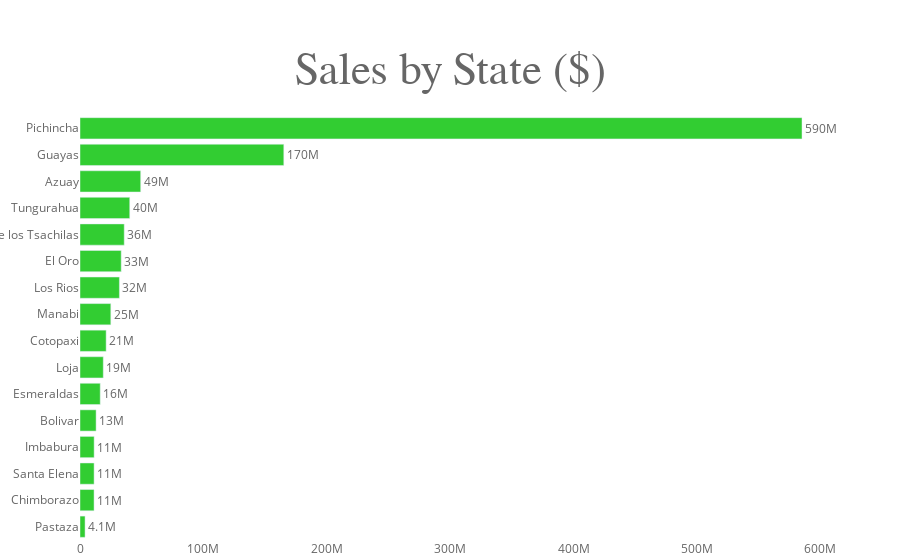

Write notebook code for a chart like this one.
### Markdown cell above
### Where are located the stores with the highest sales?

### Code cell
by_state = train_data.groupby(["state"]).sum().sort_values(by="sales", ascending=True)
by_state.index = by_state.index.astype(str)

fig = go.Figure(go.Bar(y=by_state.index, x=by_state.sales, 
                       orientation="h", marker_color="limegreen",
                       text=by_state.sales, textposition="outside", texttemplate='%{text:.2s}'))
fig.update_layout(template=custom_template_go,
                    margin=dict(b=20,r=60,l=80,t=115),
                    title={'text': "<span style='font-size:45px; font-family:Times New Roman'>Sales by State ($)</span><br><br>",
                    'y':0.85, 'x':0.5,
                    'xanchor': 'center', 'yanchor': 'top'},
                    )
fig.show()

### Figure 1 — Plotly figure (JSON) as saved in the notebook; plotly's stock layout.template omitted (floating-point values rounded to 4 significant figures)
{"data": [{"marker": {"color": "limegreen"}, "orientation": "h", "text": [4090000.0, 11390000.0, 11420000.0, 11450000.0, 13050000.0, 16390000.0, 18860000.0, 21180000.0, 24970000.0, 31930000.0, 33390000.0, 35830000.0, 40300000.0, 49170000.0, 165200000.0, 585100000.0], "textposition": "outside", "texttemplate": "%{text:.2s}", "type": "bar", "x": [4090000.0, 11390000.0, 11420000.0, 11450000.0, 13050000.0, 16390000.0, 18860000.0, 21180000.0, 24970000.0, 31930000.0, 33390000.0, 35830000.0, 40300000.0, 49170000.0, 165200000.0, 585100000.0], "y": ["Pastaza", "Chimborazo", "Santa Elena", "Imbabura", "Bolivar", "Esmeraldas", "Loja", "Cotopaxi", "Manabi", "Los Rios", "El Oro", "Santo Domingo de los Tsachilas", "Tungurahua", "Azuay", "Guayas", "Pichincha"]}], "layout": {"margin": {"b": 20, "l": 80, "r": 60, "t": 115}, "title": {"text": "<span style='font-size:45px; font-family:Times New Roman'>Sales by State ($)</span><br><br>", "x": 0.5, "xanchor": "center", "y": 0.85, "yanchor": "top"}}}
